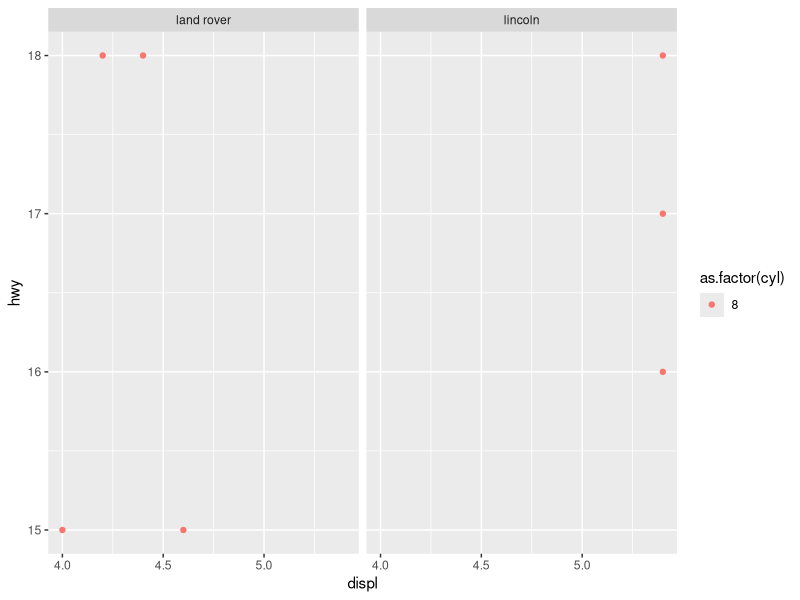
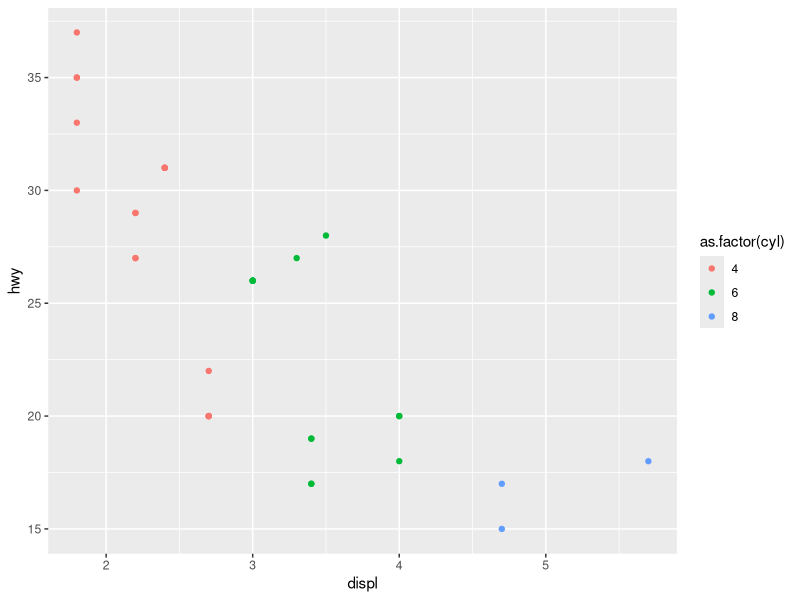

Here is the R script that generated these plots, in order:
# clear workspace
rm(list = ls())

# load libraries
library(tidyverse)

## model fit
df.models <- mpg %>% 
  group_by(manufacturer) %>% 
  nest() %>% 
  mutate(model = map(.x = data,
                     .f = ~lm(hwy ~ displ + cyl,
                              data = .)))

# model coefficients for only "audi"
model <- df.models %>% 
  filter(manufacturer == "audi") %>% 
  pull(model)

## shows the coefficients
model %>% flatten() %>% names()

## extract the models coefficients
model %>% flatten() %>% pluck(coefficients) %>% enframe()

## extract model summary
model %>% map(summary) %>% map_dbl("r.squared") 

# for all manufactures all models

## function to extract coefficients
extract_coef <- function(model, id_coef){
  coefficients(model)[[id_coef]]
}

df.models <- df.models %>% 
  mutate(summary = map(.x = model, .f = summary),
         `r square` = map_dbl(.x = summary, .f = "r.squared"),
         `coef a0` = map_dbl(.x = summary, .f = extract_coef, 1),
         `coef a1` = map_dbl(.x = summary, .f = extract_coef, 2),
         `coef a2` = map_dbl(.x = summary, .f = extract_coef, 3)
         )

## closer look to models with R squared equal to 0
df.models %>% 
  filter(`r square` == 0)

df.models %>% 
  filter(`r square` == 0) %>% 
  select(manufacturer, data) %>% 
  unnest(cols = c(data)) %>% 
  ungroup() %>% 
  ggplot(aes(   x  = displ, 
                y  = hwy,
             color = as.factor(cyl))) +
  geom_point() +
  facet_wrap(. ~ manufacturer)

## take closer look to models with highest R squared
df.models %>% 
  arrange(desc(`r square`)) %>% 
  head(1) %>% 
  select(manufacturer, data) %>% 
  unnest(cols = c(data)) %>% 
  ungroup() %>% 
  ggplot(aes(x = displ, 
             y = hwy,
             color = as.factor(cyl))) +
  geom_point()